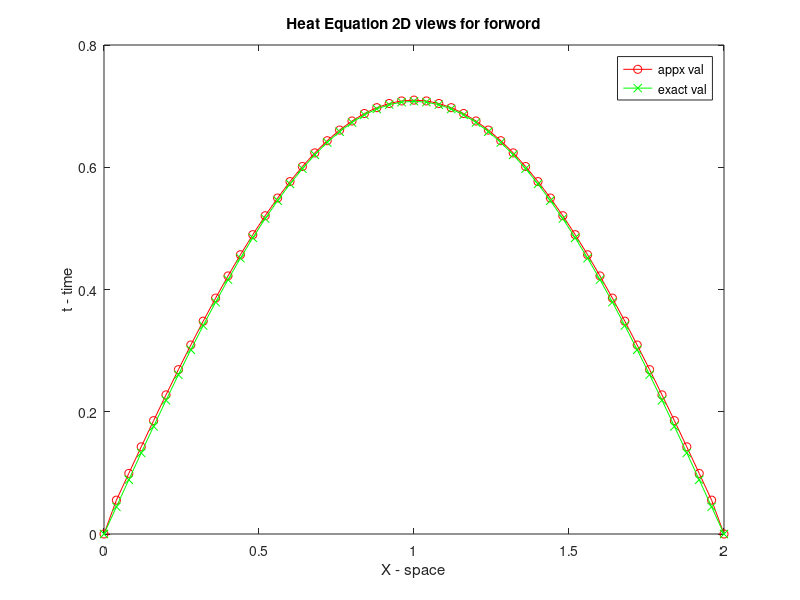
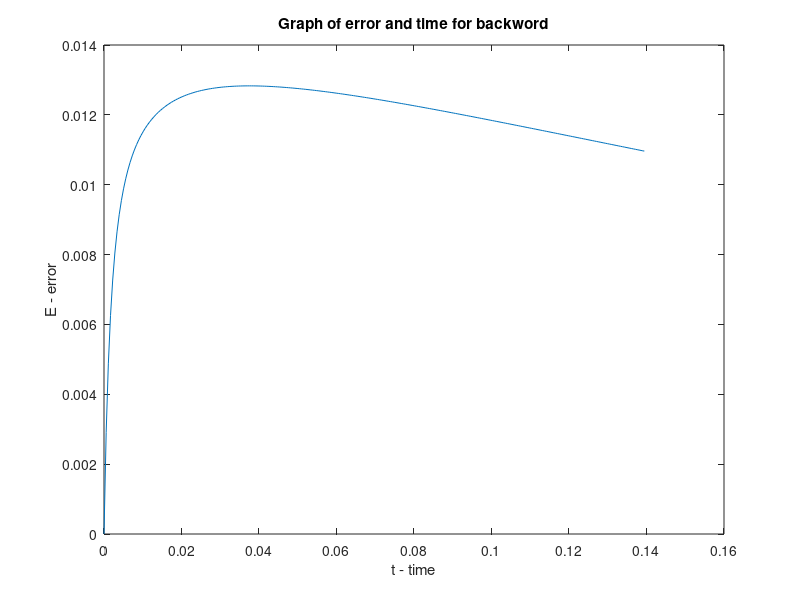

The MATLAB script that drew these images, in order:
clear All;
close All;
clc;
clear;
% Input Data
x_L=2;
alpha=1;
a=@(t) (0);
b=@(t) (0);
g=@(x) sin((pi/2)*x);
%The analytical solution is
ua=@(x,t)(sin((pi./2).*x).*exp((-1).*((pi./2).^2).*t));


nx=50;
nt=250;
dx=x_L/nx;
r=0.35;
dt=r*(dx)^2;
t_f=dt*nt;
t1=0:dt:t_f;
x1=0:dx:x_L;

u=zeros(nt+1,nx+1);
u(:,1)=a(t1');
u(:,end)=b(t1');
u(1,:)=g(x1);

A=zeros(nx+1,nx+1)+diag(ones(nx+1,1)*(-1-2*r),0)+diag(ones(nx,1)*r,-1)+diag(ones(nx,1)*r,1);
% u(t,x) is deternuned sequentially

%for backward method
for it=2:nt+1
    B=-u(it-1,:)';
        B(1)=u(it,1);
        B(end)=u(it,end);
        u1 =(A\B)'; 
    u(it,2:nx) =u1(2:nx); 
end

error=zeros();
f=figure;

for it=1:nt+1
    calua=ua(x1,t1(it));
    plot(x1,u(it,:),'-or',x1,calua,'-xg');
    legend('appx val','exact val');
    error(it)=max(abs(calua-u(it,:)));
    pause(0.1);
end
title('Heat Equation 2D views for forword');
xlabel('X - space');
ylabel('t - time');

f2=figure;
%eroor graph according to changing t
plot(t1(1:end-1),error(1:end-1));
title('Graph of error and time for backword');
xlabel('t - time');
ylabel('E - error');